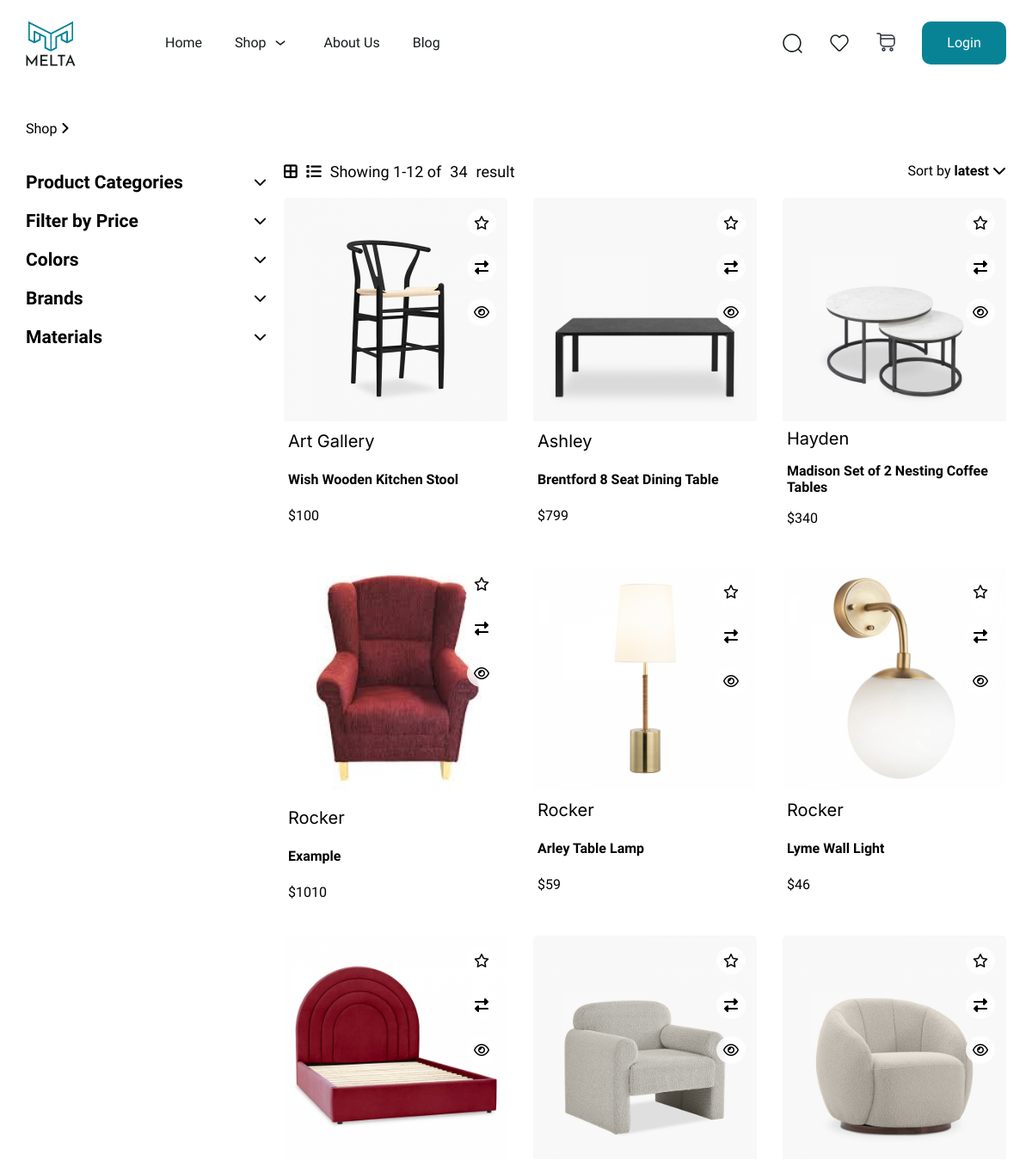
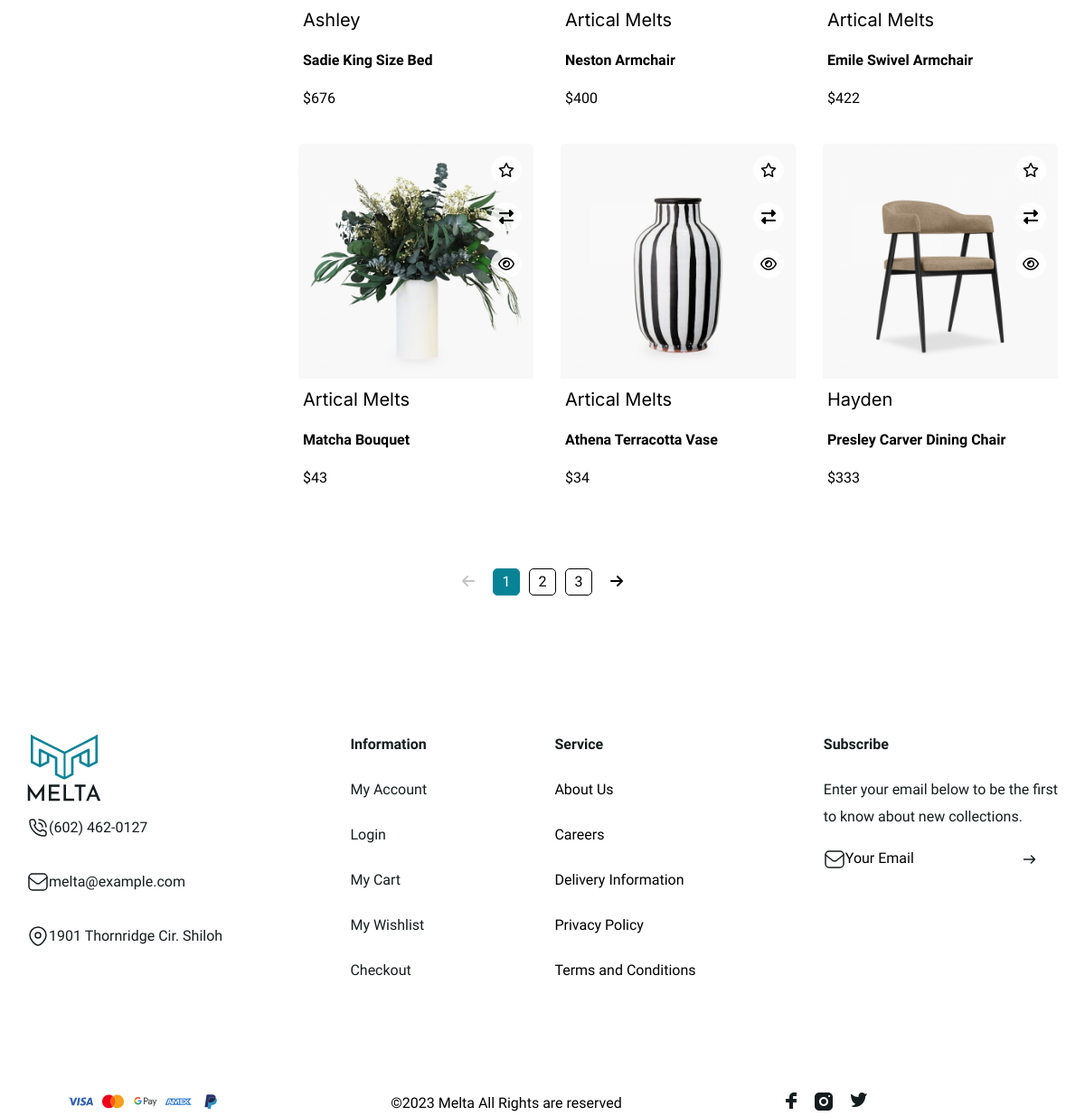
Screenshot of /products/ with the database file from the repository (2 pictures, top to bottom).
### home/models.py (models this page shows, shortened)
class ProductImage(models.Model):
    product = models.ForeignKey(Products, related_name='images', on_delete=models.CASCADE)
    images = models.ImageField(upload_to='product_images/')

class Products(models.Model):
    name = models.CharField(max_length=60, blank=True)
    brand = models.ForeignKey(Brand, on_delete=models.CASCADE, related_name='products')
    price = models.BigIntegerField()
    color = models.ForeignKey(Color, on_delete=models.CASCADE, related_name='products')
    category = models.ForeignKey(Products_Categories, on_delete=models.CASCADE, related_name='products')
    descriptions=models.TextField( default=1  )
    weight = models.DecimalField( default=1.1 ,max_digits=5, decimal_places=2)
    width = models.DecimalField(default=1.1,max_digits=5, decimal_places=2)
    height = models.DecimalField(default=1.1,max_digits=5, decimal_places=2)
    depth = models.DecimalField(default=1.1,max_digits=5, decimal_places=2)
    instock = models.BooleanField(default=True)
    material = models.ManyToManyField(ProductMaterials,related_name='products', blank=True)

class Brand(models.Model):
    brand=models.CharField(max_length=40)
    def __str__(self):
        return self.brand

### home/views.py (the view, shortened to what this page needs)
# urls.py: path('products/', products_view,name="products"),
def products_view(request):
    user_order_summary = None
    order = None
    order_count = 0
    wishlist = None
    wish_pro = None
    wish_count = 0
    products_category = Products_Categories.objects.annotate( items_count = Count('products') ).order_by('name')
    brands = Brand.objects.annotate( items_count = Count('products') ).order_by('brand')
    colors = Color.objects.annotate( items_count = Count('products') ).order_by('clName')
    materials = ProductMaterials.objects.annotate( items_count = Count('products') ).order_by('material')
    products = Products.objects.all().annotate(average_rating=Avg('comments__rating'))
    products_count= len(Products.objects.all())
    filter_category = request.GET.getlist('category',[])
    filter_brand = request.GET.getlist('brand',[])
    filter_color = request.GET.getlist('color',[])
    filter_price_min = request.GET.get('range-min',0)
    filter_price_max = request.GET.get('range-max',7500)
    search = request.GET.get('search','')
    filter_sorter = request.GET.get('sorter','')
    filter_materials = request.GET.getlist('materials',[])
    filter_upload_img = None
    if filter_category or filter_brand or filter_color or filter_price_min or filter_price_max or search or filter_sorter or filter_materials:
        if filter_category:
            products = products.filter(category__in=filter_category)
        if filter_brand:
            products = products.filter(brand__in=filter_brand)
        if filter_color:
            products = products.filter(color__in=filter_color)
        if filter_price_min and filter_price_max:
            products = products.filter(price__gte=filter_price_min, price__lte=filter_price_max)
        if filter_materials:
            products = products.filter(material__in=filter_materials)
        if search:
            products = products.filter(
            Q(brand__brand__icontains=search) | Q(color__clName__icontains=search) | Q(category__name__icontains=search) | Q(name__icontains=search))
    params = request.GET.copy()
    if 'page' in params:
        params.pop('page')
    paginator = Paginator(products, 12)
    page_number = request.GET.get("page")
    page_obj = paginator.get_page(page_number)
    context={'user_order_summary':user_order_summary,'products_count':products_count,'order':order,'order_count':order_count,'products_category':products_category,'brands':brands,"colors":colors,'materials':materials,'products':page_obj,'filter_price_min':filter_price_min,'filter_price_max':filter_price_max,'filter_category':filter_category,'filter_brand':filter_brand,'filter_color':filter_color,'filter_materials':filter_materials,'search':search,'filter_sorter':filter_sorter,'filter_upload_img':filter_upload_img,'params':params,'wish_pro':wish_pro,'wish_count':wish_count}
    return render(request,'products.html',context)

### templates/products.html (shortened to what this page needs)
{% extends 'base.html' %}
{% block body %}
    <div class="shown_products">
        <span class='shown_shop'>Shop <i class="fa-solid fa-angle-right"></i></span>
        <span class="searched_values">
        </span>
    </div>
<div class="products_body">
    <div  class="products_filter">
        <ul id="products_filter">
            <li id="pro_li">
                <h3>Product Categories<i class="fa-solid fa-chevron-down"></i></h3>
            </li>
            <li class="price_li"><h3>Filter by Price<i class="fa-solid fa-chevron-down"></i></h3>
            </li>
            <li>
                <h3>Colors<i class="fa-solid fa-chevron-down"></i></h3>
            </li>
            <li>
                <h3>Brands<i class="fa-solid fa-chevron-down"></i></h3>
            </li>
            <li id="pro_li">
                <h3>Materials<i class="fa-solid fa-chevron-down"></i></h3>
            </li>
        </ul>
    </div>
    <div class="products">
        <div class="products_head">
            <div class="view_display">
                <a title="big" href=""><i onclick="applyBigBorderView()" id="big-border" class="fa-solid fa-border-all"></i></a>
                <a title="big" href=""><i onclick="applySmallBorderView()" id="small-border" class="fa-solid fa-list"></i></a>
                Showing 1-12 of <span id="products_length">{{products_count}}</span> result
             </div>
            <div class="products_latest" id="latest">
                Sort by
                <b>
                    {% if filter_sorter %}
                        {{filter_sorter}}
                    {% else %}
                    latest
                    {% endif %}
                </b>
                <i class="fa-solid fa-chevron-down"></i>
            </div>
        </div>
        <div id="products_detail" class="products_detail">
            {% if products %}
            {% for product in products %}
            <div class="product" >
                    <div class="pro_image">
                        <div>
                            <a href="{% url 'products-details' product.id %}">
                                <div class="pro_img_slider">
                                    {% for img in product.images.all  %}
                                    <img  src="{{ img.images.url }}" alt=""  id="product_image_{{ product.id }}">
                                    {% endfor %}
                                </div>
                            </a>
                        </div>
                        <div class="img_icons">
                            {% if request.user.is_authenticated %}
                                {% if product.id in wish_pro %}
                                <a href="{% url 'remove-wishlist' product.id %}">
                                <i style="color: gold;" class="fa-solid fa-star product_icon_home wishlist_add"></i>
                                </a>
                                {% else %}
                                    <a href="{% url 'add-wishlist' product.id %}">
                                        <i class="fa-regular fa-star product_icon_home"></i>
                                    </a>
                                {% endif %}
                            {% else %}
                            <a href="{% url 'account:login'  %}">
                                <i class="fa-regular fa-star product_icon_home"></i>
                            </a>
                            {% endif %}
                            <i onmouseenter="pro_img_slider(event)"  onmouseleave="pro_img_slider_stop(event)" class="fa-solid fa-right-left product_icon_home"></i>
                            <i  class="fa-regular fa-eye product_icon_home" onclick="toggleFullscreen(event,'product_image_{{ product.id }}')"></i>
                        </div>
                    </div>
                <div class="pro_about">
                    <div class="pro_brand">{{product.brand}}</div>
                    <div class="pro_name">{{product.name}}</div>
                    <div class="pro_price">${{product.price}} </div>
            </div>
            </div>
            {% endfor %}
            {% else %}
            <p style="color:grey;text-align:center;width:100%;height:100%;margin-top:50px;">The item you are looking for is not available</p>
            {% endif %}
        </div>
    </div>
</div>
<div class="products_sorting">
    <div>
            {% if products.has_previous %}
            <a href="?page={{ products.previous_page_number }}&{{ params.urlencode }}"><i class="fa-solid fa-arrow-left"></i></a>
            {% else %}
            <i  style="color: rgb(195, 195, 195);cursor:auto" class="fa-solid fa-arrow-left"></i>
            {% endif %}
    </div>
    <div>
        <ul>
            {% for num in products.paginator.page_range %}
                    {% if products.number == num %}
                        <li class="click_page">{{ num }}</li>
                    {% else %}
                        <li style='text-align:center;' ><a style='width:100%;' href="?page={{ num }}&{{ params.urlencode }}">{{ num }}</a></li>
                    {% endif %}
            {% endfor %}
        </ul>
    </div>
    <div>
            {% if products.has_next %}
                <a href="?page={{ products.next_page_number }}&{{ params.urlencode }}"><i class="fa-solid fa-arrow-right"></i></a>
            {% else %}
                <i  style="color: rgb(195, 195, 195);cursor:auto" class="fa-solid fa-arrow-right"></i>
            {% endif %}
    </div>
</div>
{% endblock body %}

### rows the page displays
Products: brand "Art Gallery", name "Wish Wooden Kitchen Stool", price "100"
ProductImage: images (picture)
Products: brand "Ashley", name "Brentford 8 Seat Dining Table", price "799"
ProductImage: images (picture)
Products: brand "Hayden", name "Madison Set of 2 Nesting Coffee Tables", price "340"
ProductImage: images (picture)
Products: brand "Rocker", name "Example", price "1010"
ProductImage: images (picture)
Products: brand "Rocker", name "Arley Table Lamp", price "59"
ProductImage: images (picture)
Products: brand "Rocker", name "Lyme Wall Light", price "46"
ProductImage: images (picture)
Products: brand "Ashley", name "Sadie King Size Bed", price "676"
ProductImage: images (picture)
Products: brand "Artical Melts", name "Neston Armchair", price "400"
ProductImage: images (picture)
Products: brand "Artical Melts", name "Emile Swivel Armchair", price "422"
ProductImage: images (picture)
Products: brand "Artical Melts", name "Matcha Bouquet", price "43"
ProductImage: images (picture)
Products: brand "Artical Melts", name "Athena Terracotta Vase", price "34"
ProductImage: images (picture)
Products: brand "Hayden", name "Presley Carver Dining Chair", price "333"
ProductImage: images (picture)

### other values shown
{{ products_count }} "34"
{{ num }} "1"
{{ num }} "2" "3"
